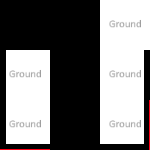

The image is a tile-based game level rendered from a .tmx file. Its description and complete source (layers, tilesets, objects, tile grids) follow:
An orthogonal 3x3 tile map with 50x50 px tiles, 2 tile layers (Ground, Walls), 2 hidden layers not drawn, 2 tilesets and 12 objects (2x Platform, SignRight).

<map version="1.9" tiledversion="1.9.2" orientation="orthogonal" renderorder="left-up" compressionlevel="0" width="3" height="3" tilewidth="50" tileheight="50" infinite="0" nextlayerid="38" nextobjectid="88">
 <properties>
  <property name="Chapter" value="walkthrough" />
  <property name="NoAgents" type="bool" value="false" />
  <property name="NoSpawning" type="bool" value="false" />
  <property name="Offset" value="0;0;-2zz" />
  <property name="Speak" value="Each zone can have multiple floors which all can have varying heights. Elevators are special versions of moving platforms that connect floors inside a zone. Go up and continue from there!" />
 </properties>
 <tileset firstgid="1" source="../../_Tiled/Master.tsx" />
 <tileset firstgid="34" source="../../_Tiled/Deco.tsx" />
 <group id="5" name="Floor 0">
  <properties>
   <property name="Height" type="float" value="2.5" />
  </properties>
  <layer id="1" name="Ground" width="3" height="3">
   <properties>
    <property name="Materials" value="DarkGrid" />
    <property name="Walkable" type="bool" value="true" />
   </properties>
   <data encoding="csv">
0,0,4,
4,0,4,
4,0,4
</data>
  </layer>
  <objectgroup id="29" name="Ground" visible="0">
   <properties>
    <property name="Materials" value="DarkGrid" />
   </properties>
   <object id="65" gid="4" x="50" y="50" width="50" height="50">
    <properties>
     <property name="Anchor" value="-1,0" />
     <property name="Virtual" type="bool" value="true" />
    </properties>
   </object>
   <object id="66" gid="4" x="50" y="100" width="50" height="50">
    <properties>
     <property name="Anchor" value="-1,0" />
     <property name="Virtual" type="bool" value="true" />
    </properties>
   </object>
   <object id="67" gid="4" x="50" y="150" width="50" height="50">
    <properties>
     <property name="Anchor" value="-1,0" />
     <property name="Virtual" type="bool" value="true" />
    </properties>
   </object>
   <object id="72" gid="4" x="0" y="50" width="50" height="50">
    <properties>
     <property name="DontPropagate-Virtual" type="bool" value="true" />
     <property name="Virtual" type="bool" value="true" />
    </properties>
   </object>
  </objectgroup>
  <layer id="28" name="Ceiling" width="3" height="3" visible="0">
   <properties>
    <property name="AtCeiling" type="bool" value="true" />
    <property name="Materials" value="DarkGrid" />
   </properties>
   <data encoding="csv">
0,3,3,
3,3,3,
3,3,3
</data>
  </layer>
  <objectgroup id="33" name="Ceiling" visible="0">
   <object id="71" gid="3" x="0" y="50" width="50" height="50">
    <properties>
     <property name="Virtual" type="bool" value="true" />
    </properties>
   </object>
  </objectgroup>
  <layer id="3" name="Walls" width="3" height="3">
   <properties>
    <property name="ConnectToCeiling" type="bool" value="false" />
    <property name="Materials" value="DarkGrid" />
   </properties>
   <data encoding="csv">
0,0,0,
2684354565,0,1610612741,
6,5,1610612742
</data>
  </layer>
  <objectgroup id="36" name="Walls">
   <properties>
    <property name="ConnectToCeiling" type="bool" value="true" />
    <property name="Materials" value="[walls]" />
   </properties>
  </objectgroup>
  <objectgroup id="4" name="Transitions" />
  <objectgroup id="27" name="Objects">
   <object id="69" class="Platform" gid="29" x="0" y="50" width="50" height="50">
    <properties>
     <property name="Materials" value="DarkGrid" />
     <property name="TargetFloor" type="int" value="1" />
    </properties>
   </object>
  </objectgroup>
  <objectgroup id="35" name="Signs">
   <object id="75" class="SignRight" gid="40" x="0" y="50" width="50" height="50" rotation="90">
    <properties>
     <property name="Snap" type="bool" value="true" />
     <property name="Text" value="Continue" />
     <property name="Y" type="int" value="2" />
    </properties>
   </object>
  </objectgroup>
 </group>
 <group id="30" name="Floor 1" visible="0">
  <layer id="31" name="Ground" width="3" height="3">
   <properties>
    <property name="Materials" value="DarkGrid" />
   </properties>
   <data encoding="csv">
0,4,4,
4,4,4,
4,4,0
</data>
  </layer>
  <objectgroup id="32" name="Ground">
   <properties>
    <property name="DontPropagate-Virtual" type="bool" value="true" />
    <property name="Materials" value="DarkGrid" />
    <property name="Virtual" type="bool" value="true" />
   </properties>
   <object id="70" gid="4" x="0" y="50" width="50" height="50">
    <properties>
     <property name="Virtual" type="bool" value="true" />
    </properties>
   </object>
   <object id="83" gid="4" x="100" y="150" width="50" height="50" />
  </objectgroup>
  <objectgroup id="37" name="Waypoints">
   <object id="85" gid="33" x="100" y="150" width="50" height="50">
    <properties>
     <property name="Key" value="[zone]-w1" />
     <property name="Move" value="1;0;0" />
    </properties>
   </object>
   <object id="87" gid="33" x="100" y="150" width="50" height="50">
    <properties>
     <property name="Key" value="[zone]-w2" />
     <property name="Move" value="2;-4;0" />
    </properties>
   </object>
  </objectgroup>
  <objectgroup id="34" name="Transitions" locked="1">
   <object id="74" class="Platform" gid="29" x="100" y="150" width="50" height="50">
    <properties>
     <property name="Materials" value="DarkGrid" />
     <property name="TargetLocation" value="WallMaterials" />
     <property name="Waypoints" value="[zone]-w1,[zone]-w2" />
    </properties>
   </object>
  </objectgroup>
 </group>
</map>
